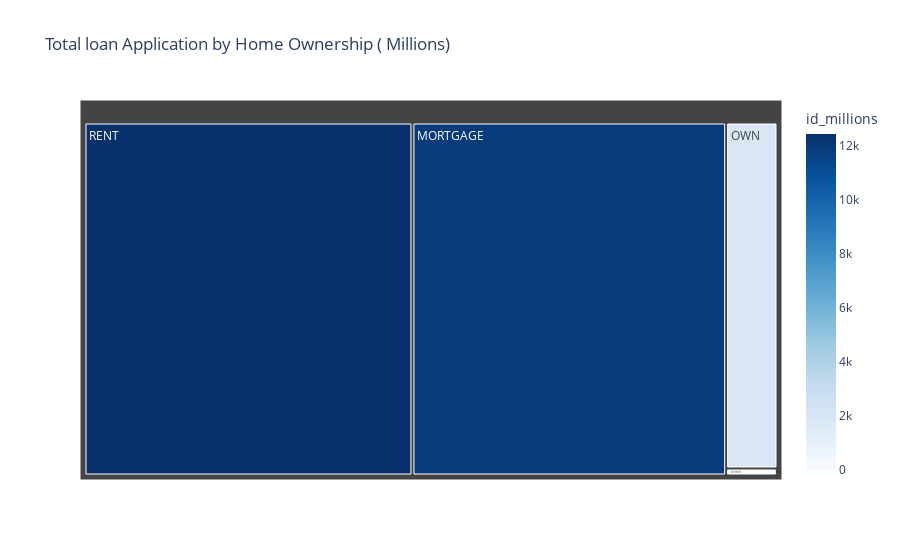

Write notebook code for a chart like this one.
### Markdown cell above
### Home owner ship by Total loan Application

### Code cell
home_funding =df.groupby('home_ownership') ['id'].sum().reset_index()
home_funding['id_millions']=home_funding['id']/1000000

fig =px.treemap(
    home_funding,
    path=['home_ownership'],
    values="id_millions",
    color='id_millions',
    color_continuous_scale='Blues',
    title='Total loan Application by Home Ownership ( Millions)'
)
fig.show()

### Figure 1 — Plotly figure (JSON) as saved in the notebook; plotly's stock layout.template omitted (floating-point values rounded to 4 significant figures)
{"data": [{"branchvalues": "total", "customdata": [[11890.0], [0.4744], [38.27], [1908.0], [12430.0]], "domain": {"x": [0, 1], "y": [0, 1]}, "hovertemplate": "labels=%{label}<br>id_millions_sum=%{value}<br>parent=%{parent}<br>id=%{id}<br>id_millions=%{color}<extra></extra>", "ids": ["MORTGAGE", "NONE", "OTHER", "OWN", "RENT"], "labels": ["MORTGAGE", "NONE", "OTHER", "OWN", "RENT"], "marker": {"coloraxis": "coloraxis", "colors": [11890.0, 0.4744, 38.27, 1908.0, 12430.0]}, "name": "", "parents": ["", "", "", "", ""], "type": "treemap", "values": [11890.0, 0.4744, 38.27, 1908.0, 12430.0]}], "layout": {"coloraxis": {"colorbar": {"title": {"text": "id_millions"}}, "colorscale": [[0, "rgb(247,251,255)"], [0.125, "rgb(222,235,247)"], [0.25, "rgb(198,219,239)"], [0.375, "rgb(158,202,225)"], [0.5, "rgb(107,174,214)"], [0.625, "rgb(66,146,198)"], [0.75, "rgb(33,113,181)"], [0.875, "rgb(8,81,156)"], [1, "rgb(8,48,107)"]]}, "legend": {"tracegroupgap": 0}, "title": {"text": "Total loan Application by Home Ownership ( Millions)"}}}
